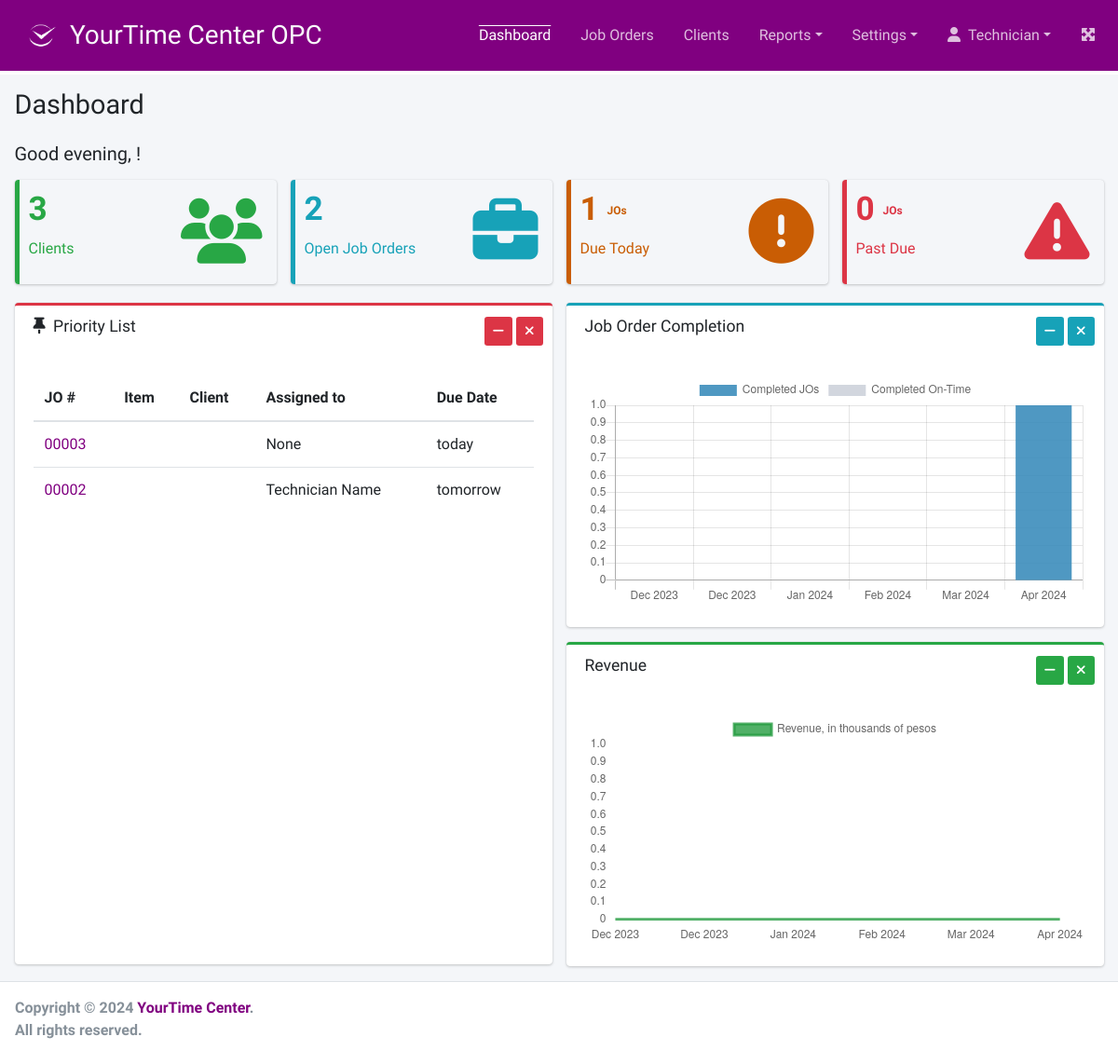
The page / (signed in) on the database as committed earlier.
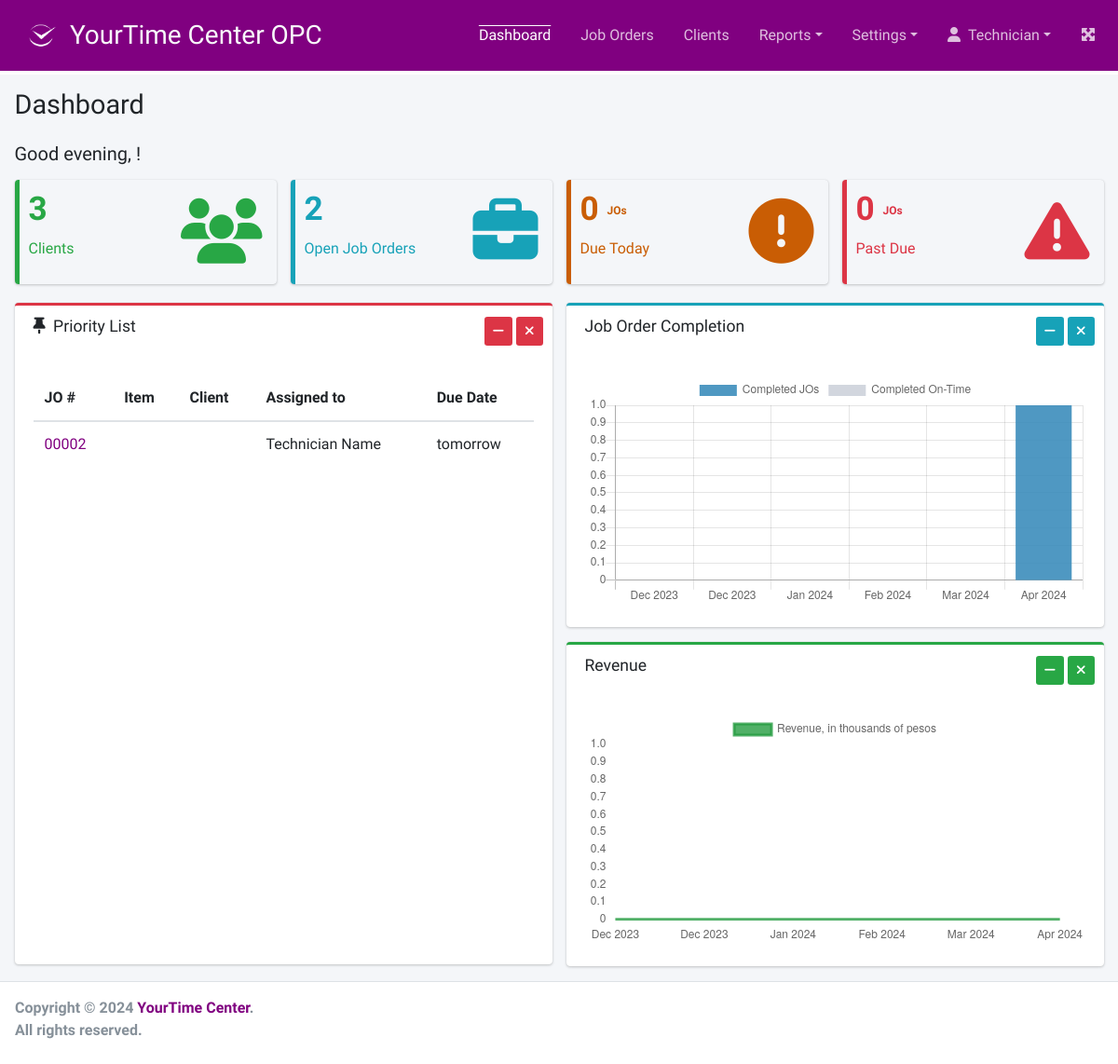
The same page on the database as committed later.
### joborder/models.py (models this page shows, shortened)
class JobOrder(models.Model):
    client = models.ForeignKey(
        Client,
        verbose_name=_("Client"),
        related_name="client_jo",
        on_delete=models.CASCADE
    )
    watch = models.OneToOneField(
        Watch,
        verbose_name=_("Watch"),
        related_name="watch_jo",
        on_delete=models.CASCADE,
        null=True, blank=True
    )
    repair_work = models.ForeignKey(
        RepairWork,
        verbose_name=_("Repair Work"),
        related_name="repair_work_jo",
        on_delete=models.CASCADE,
        null=True, blank=True
    )
    notices = models.TextField(
        _("Notices"),
        null=True, blank=True
    )
    condition = models.CharField(
        _("Condition"),
        max_length=254,
        null=True, blank=True
    )
    external_case_and_bracelet = models.ForeignKey(
        ExternalCaseAndBracelet,
        verbose_name=_("External Case and Bracelet"),
        related_name="case_bracelet_jo",
        on_delete=models.CASCADE,
        null=True, blank=True
    )
    warranty = models.ForeignKey(
        Warranty,
        verbose_name=_("Warranty"),
        related_name="warranty",
        on_delete=models.CASCADE,
        null=True, blank=True
    )
    assigned_technician = models.ForeignKey(
        'access.Employee',
        verbose_name=_("Assigned Technician"),
        related_name="assigned_technician_jo",
        on_delete=models.CASCADE,
        null=True, blank=True
    )
    current_status = models.CharField(
        _("Current Status"),
        max_length=25,
        choices=JO_STATUS,
        default='SORTING'
    )
    created_at = models.DateField(auto_now_add=True)
    promise_date = models.DateField(
        _("Promise Date"),
        null=True, blank=True,
        default=timezone.now
    )
    closed_at = models.DateField(
        _("Closed At"),
        null=True, blank=True
    )
    objects = models.Manager()
    conditions = Conditions()
    overdues = OverDues()
    due_in_a_week = DueInAWeek()
    open_jobs = OpenJobOrders()
    closed_on_time = ClosedOnTime()
    closed_late = ClosedLate()

### access/models.py (models this page shows, shortened)
class Employee(models.Model):
    user = models.OneToOneField(User, on_delete=models.CASCADE)
    first_name = models.CharField(max_length=100)
    last_name = models.CharField(max_length=100)
    user_type = models.IntegerField(choices=userTypes)
    created_at = models.DateTimeField(auto_now_add=True)
    updated_at = models.DateTimeField(auto_now=True)
    is_active = models.BooleanField(default=True)
    objects = models.Manager()
    technicians = Technicians()
    def __str__(self):
        return f'{self.first_name} {self.last_name}'

### access/views.py (the view)
# urls.py: path('', views.dashboard, name='dashboard'),
@login_required
def dashboard(request):
    open_count = JobOrder.open_jobs.count()
    greeting = 'Good '
    current_hour = timezone.localtime().hour
    if 5 <= current_hour < 12:
        greeting += 'morning'
    elif 12 <= current_hour < 18:
        greeting += 'afternoon'
    else:
        greeting += 'evening'
    labels = []
    jo_completion = []
    jo_ontime = []
    revenue = []
    for i in range(6):
        month = timezone.localtime() - timezone.timedelta(days=30 * (5 - i))
        label = month.strftime('%b %Y')
        completed_jo = JobOrder.objects.filter(
            closed_at__month=month.month,
            closed_at__year=month.year
        ).count()
        ontime_jo = JobOrder.objects.filter(
            closed_at__month=month.month,
            closed_at__year=month.year,
            promise_date__gte=F('closed_at')
        ).count()
        rev = Payment.objects.filter(
            job_order__closed_at__month=month.month,
            job_order__closed_at__year=month.year
        ).aggregate(total=Sum('amount_paid'))['total'] or 0
        labels.append(label)
        jo_completion.append(str(completed_jo))
        jo_ontime.append(str(ontime_jo))
        revenue.append(str(rev / 1000))
    context = {
        'greeting': greeting,
        'clients': Client.objects.count(),
        'open_jo': open_count,
        'due_jo': JobOrder.open_jobs.filter(promise_date=timezone.localdate()).count(),
        'overdue': JobOrder.open_jobs.filter(promise_date__lt=timezone.localdate()).count(),
        'priority_jos': JobOrder.due_in_a_week.all(),
        'labels': ",".join(labels),
        'jo_completion': ",".join(jo_completion),
        'jo_ontime': ",".join(jo_ontime),
        'revenue': ",".join(revenue),
    }
    return render(request, 'dashboard.html', context)

### joborder/models.py (called while the page is built)
    def get_queryset(self):
        return super().get_queryset().filter(
            promise_date__lte=timezone.localdate() + timezone.timedelta(days=7)).filter(
            current_status__in=OPEN_STATUSES).order_by('promise_date')

    def get_queryset(self):
        return super().get_queryset().filter(
            current_status__in=OPEN_STATUSES).order_by('promise_date')

### templates/dashboard.html (shortened to what the changed rows need)
{% extends 'base.html' %}
{% load humanize %}
{% load static %}
{% block page_title %}Dashboard{% endblock page_title %}
{% block main_content %}
    <section class="content">
      <div class="container-fluid">
        <div class="row">
          <div class="col-lg-3 col-6">
            <div class="small-box outline-warning">
              <div class="inner">
                <h3>{{ due_jo }}&nbsp;<sup style="font-size: 12px">JOs</sup></h3>
                <p>Due Today</p>
              </div>
            </div>
          </div>
        </div>
        <div class="row">
          <section class="col-lg-6 connectedSortable">
            <div class="card card-outline card-danger" style="min-height: 710px;">
              <div class="card-body table table-responsive">
                <table class="table table-hover">
                  <thead>
                    <tr>
                      <th>JO #</th>
                      <th>Item</th>
                      <th>Client</th>
                      <th>Assigned to</th>
                      <th>Due Date</th>
                    </tr>
                  </thead>
                  <tbody>
                    {% for jo in priority_jos %}
                    <tr>
                      <td><a href="{% url 'jo_details' jo.pk %}">{{ jo.pk|stringformat:"05d" }}</a></td>
                      <td>{{ jo.watch.article }}</td>
                      <td>{{ jo.watch.owner }}</td>
                      <td>{{ jo.assigned_technician }}</td>
                      <td>{{ jo.promise_date|naturalday}}</td>
                    </tr>
                    {% endfor %}
                  </tbody>
                </table>
              </div>
            </div>
          </section>
        </div>
      </div>
    </section>
{% endblock main_content %}

Rows that differ between the two databases and show on the page:
no longer on this page (row edited): JobOrder: pk "00003", assigned_technician "None", promise_date "today"
Other text that changed with them:
{{ due_jo }}: "1" → "0"
